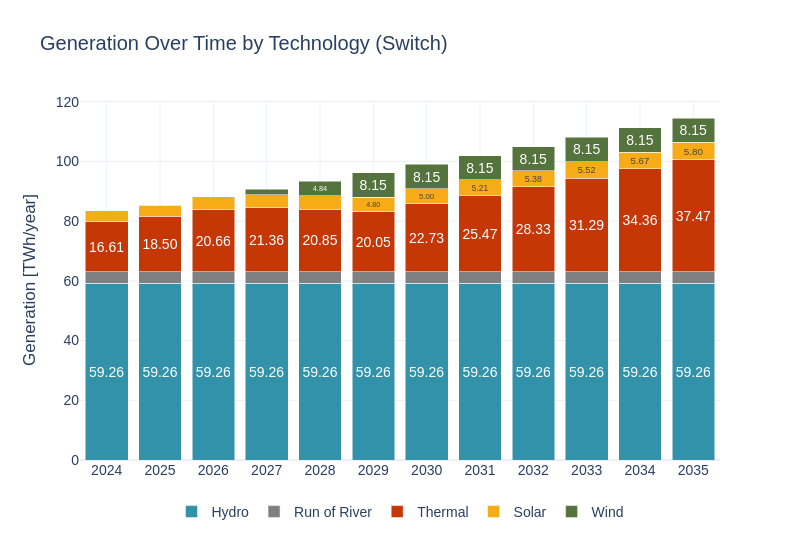

The cell this chart's notebook holds for it:
### Code cell
# Transform data
sce_sw = pd.read_csv(model_outputs_path+'/dispatch.csv')
sce_sw['year'] = sce_sw['timestamp'].str[:4]
sce_sw['Energy_TWh_typical_yr'] = sce_sw['Energy_GWh_typical_yr'] / 1000
sce_sw.rename(columns={'gen_tech': 'Tech'}, inplace=True)
sce_sw = sce_sw[sce_sw['timestamp'].str.contains('^'+str(years[0])) == False]
# Plot
sw.scenarios.dispatched_generation(sce_sw, 'Generation', 'TWh', 'year', 'Energy_TWh_typical_yr', 'Tech', scenario_name, 'Switch', 4.6)

### Figure 1 — Plotly figure (JSON) as saved in the notebook; plotly's stock layout.template omitted (floating-point values rounded to 4 significant figures)
{"data": [{"alignmentgroup": "True", "hovertemplate": "Tech=Hydro<br>Year=%{x}<br>Dispatched Generation (MW)=%{y}<br>text=%{text}<extra></extra>", "insidetextanchor": "middle", "legendgroup": "Hydro", "marker": {"color": "#3292A9", "pattern": {"shape": ""}}, "name": "Hydro", "offsetgroup": "Hydro", "orientation": "v", "showlegend": true, "text": ["59.26", "59.26", "59.26", "59.26", "59.26", "59.26", "59.26", "59.26", "59.26", "59.26", "59.26", "59.26"], "textangle": 0, "textposition": "inside", "texttemplate": "%{text:.2f}", "type": "bar", "x": ["2024", "2025", "2026", "2027", "2028", "2029", "2030", "2031", "2032", "2033", "2034", "2035"], "xaxis": "x", "y": [59.26, 59.26, 59.26, 59.26, 59.26, 59.26, 59.26, 59.26, 59.26, 59.26, 59.26, 59.26], "yaxis": "y"}, {"alignmentgroup": "True", "hovertemplate": "Tech=Run of River<br>Year=%{x}<br>Dispatched Generation (MW)=%{y}<br>text=%{text}<extra></extra>", "insidetextanchor": "middle", "legendgroup": "Run of River", "marker": {"color": "#808080", "pattern": {"shape": ""}}, "name": "Run of River", "offsetgroup": "Run of River", "orientation": "v", "showlegend": true, "text": ["", "", "", "", "", "", "", "", "", "", "", ""], "textangle": 0, "textposition": "inside", "texttemplate": "%{text:.2f}", "type": "bar", "x": ["2024", "2025", "2026", "2027", "2028", "2029", "2030", "2031", "2032", "2033", "2034", "2035"], "xaxis": "x", "y": [3.867, 3.867, 3.867, 3.867, 3.867, 3.867, 3.867, 3.867, 3.867, 3.867, 3.867, 3.867], "yaxis": "y"}, {"alignmentgroup": "True", "hovertemplate": "Tech=Thermal<br>Year=%{x}<br>Dispatched Generation (MW)=%{y}<br>text=%{text}<extra></extra>", "insidetextanchor": "middle", "legendgroup": "Thermal", "marker": {"color": "#C53707", "pattern": {"shape": ""}}, "name": "Thermal", "offsetgroup": "Thermal", "orientation": "v", "showlegend": true, "text": ["16.61", "18.50", "20.66", "21.36", "20.85", "20.05", "22.73", "25.47", "28.33", "31.29", "34.36", "37.47"], "textangle": 0, "textposition": "inside", "texttemplate": "%{text:.2f}", "type": "bar", "x": ["2024", "2025", "2026", "2027", "2028", "2029", "2030", "2031", "2032", "2033", "2034", "2035"], "xaxis": "x", "y": [16.61, 18.5, 20.66, 21.36, 20.85, 20.05, 22.73, 25.47, 28.33, 31.29, 34.36, 37.47], "yaxis": "y"}, {"alignmentgroup": "True", "hovertemplate": "Tech=Solar<br>Year=%{x}<br>Dispatched Generation (MW)=%{y}<br>text=%{text}<extra></extra>", "insidetextanchor": "middle", "legendgroup": "Solar", "marker": {"color": "#F7AB17", "pattern": {"shape": ""}}, "name": "Solar", "offsetgroup": "Solar", "orientation": "v", "showlegend": true, "text": ["", "", "", "", "", "4.80", "5.00", "5.21", "5.38", "5.52", "5.67", "5.80"], "textangle": 0, "textposition": "inside", "texttemplate": "%{text:.2f}", "type": "bar", "x": ["2024", "2025", "2026", "2027", "2028", "2029", "2030", "2031", "2032", "2033", "2034", "2035"], "xaxis": "x", "y": [3.485, 3.691, 4.093, 4.332, 4.571, 4.801, 5.004, 5.207, 5.377, 5.525, 5.674, 5.801], "yaxis": "y"}, {"alignmentgroup": "True", "hovertemplate": "Tech=Wind<br>Year=%{x}<br>Dispatched Generation (MW)=%{y}<br>text=%{text}<extra></extra>", "insidetextanchor": "middle", "legendgroup": "Wind", "marker": {"color": "#55733D", "pattern": {"shape": ""}}, "name": "Wind", "offsetgroup": "Wind", "orientation": "v", "showlegend": true, "text": ["", "", "", "", "4.84", "8.15", "8.15", "8.15", "8.15", "8.15", "8.15", "8.15"], "textangle": 0, "textposition": "inside", "texttemplate": "%{text:.2f}", "type": "bar", "x": ["2024", "2025", "2026", "2027", "2028", "2029", "2030", "2031", "2032", "2033", "2034", "2035"], "xaxis": "x", "y": [0.2143, 0.2143, 0.2143, 1.912, 4.843, 8.149, 8.149, 8.149, 8.149, 8.149, 8.149, 8.149], "yaxis": "y"}], "layout": {"barmode": "stack", "font": {"family": "Arial", "size": 14}, "height": 540, "legend": {"orientation": "h", "title": {}, "tracegroupgap": 0, "x": 0.5, "xanchor": "center", "y": -0.1}, "title": {"text": "Generation Over Time by Technology (Switch)"}, "width": 800, "xaxis": {"anchor": "y", "domain": [0, 1], "showgrid": true, "tickangle": 0, "tickfont": {"family": "Arial", "size": 14}, "tickvals": ["2024", "2025", "2026", "2027", "2028", "2029", "2030", "2031", "2032", "2033", "2034", "2035"], "title": {"text": ""}}, "yaxis": {"anchor": "x", "domain": [0, 1], "title": {"text": "Generation [TWh/year]"}}}}
